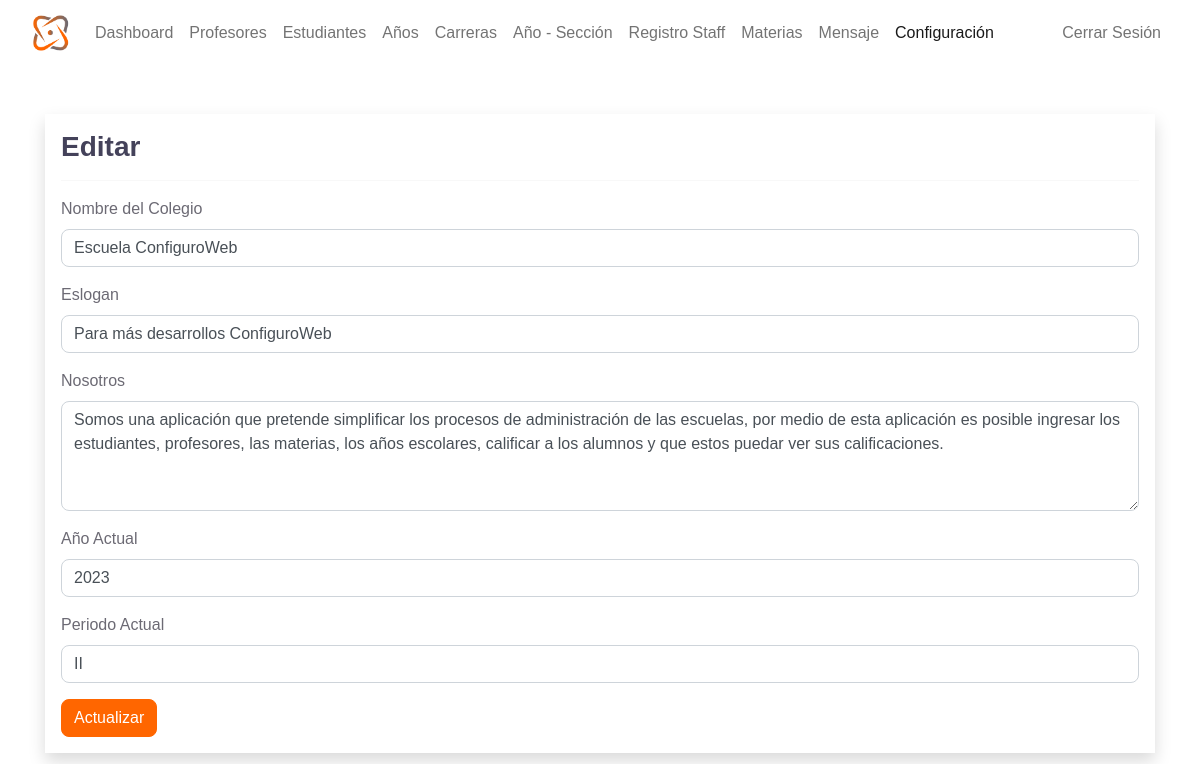
/admin/settings.php (signed in), run on the app's committed database.
### tables this page shows
CREATE TABLE `setting` (
  `id` int(11) NOT NULL,
  `current_year` int(11) NOT NULL,
  `current_semester` varchar(11) NOT NULL,
  `school_name` varchar(100) NOT NULL,
  `slogan` varchar(300) NOT NULL,
  `about` text NOT NULL
);

### admin/data/setting.php (called while the page is built)
<?php
function getSetting($conn){
   $sql = "SELECT * FROM setting";
   $stmt = $conn->prepare($sql);
   $stmt->execute();
   if ($stmt->rowCount() == 1) {
     $settings = $stmt->fetch();
     return $settings;
   }else {
    return 0;
   }
}

### admin/settings.php (the view, shortened to what this page needs)
<?php
if (
  isset($_SESSION['admin_id']) &&
  isset($_SESSION['role'])
) {
  if ($_SESSION['role'] == 'Admin') {
    include "../DB_connection.php";
    include "data/setting.php";
    $setting = getSetting($conn);
?>
    <!DOCTYPE html>
    <html lang="en">
    <head>
      <link rel="stylesheet" href="https://cdn.jsdelivr.net/npm/bootstrap@5.2.0/dist/css/bootstrap.min.css">
      <link rel="stylesheet" href="../css/style.css">
      <link rel="stylesheet" href="https://cdnjs.cloudflare.com/ajax/libs/font-awesome/4.7.0/css/font-awesome.min.css">
    </head>
    <body>
      <?php
      include "inc/navbar.php";
      ?>
      <div class="container mt-5">
        <form method="post" class="shadow p-3 mt-5 form-w" action="req/setting-edit.php">
          <h3>Editar</h3>
          <hr>
          <div class="mb-3">
            <label class="form-label">Nombre del Colegio</label>
            <input type="text" class="form-control" value="<?= $setting['school_name'] ?>" name="school_name">
          </div>
          <div class="mb-3">
            <label class="form-label">Eslogan</label>
            <input type="text" class="form-control" value="<?= $setting['slogan'] ?>" name="slogan">
          </div>
          <div class="mb-3">
            <label class="form-label">Nosotros</label>
            <textarea class="form-control" name="about" rows="4"><?= $setting['about'] ?></textarea>
          </div>
          <div class="mb-3">
            <label class="form-label">Año Actual</label>
            <input type="text" class="form-control" value="<?= $setting['current_year'] ?>" name="current_year">
          </div>
          <div class="mb-3">
            <label class="form-label">Periodo Actual</label>
            <input type="text" class="form-control" value="<?= $setting['current_semester'] ?>" name="current_semester">
          </div>
          <button type="submit" class="btn btn-primary">
            Actualizar</button>
        </form>
      </div>
    </body>
    </html>
<?php
  } else {
    header("Location: ../login.php");
    exit;
  }
} else {
  header("Location: ../login.php");
  exit;
}
?>

### data on the page
setting: school_name "Escuela ConfiguroWeb", slogan "Para más desarrollos ConfiguroWeb", about "Somos una aplicación que pretende simplificar los procesos de administración de las escuelas, por medio de esta aplicación es posible ingresar los estudiantes, profesores, las materias, los años escolares, calificar a los alumnos y que estos puedar ver sus calificaciones.", current_year "2023", current_semester "II"
